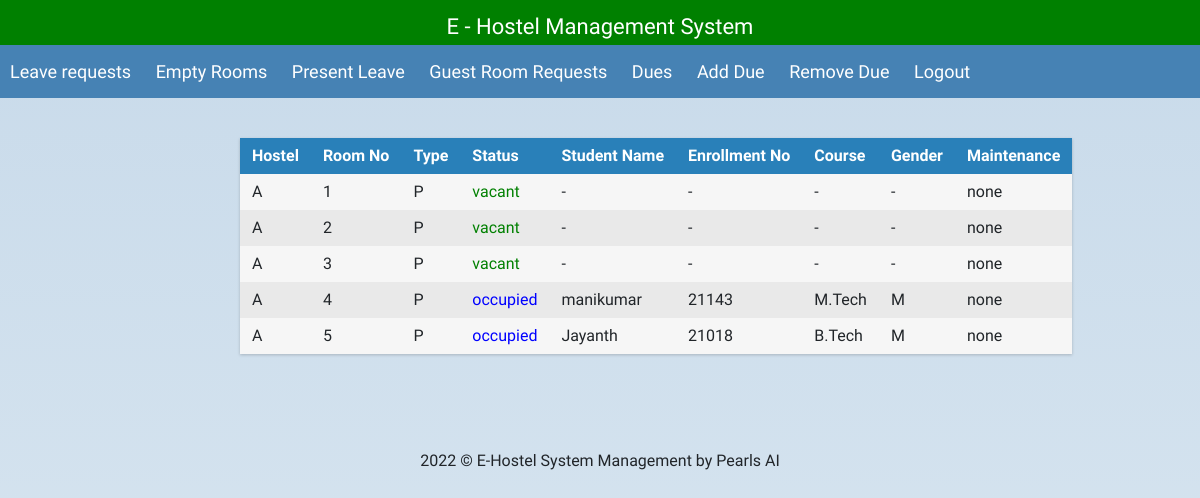
The page /warden_profile/ (signed in) on the database its author committed.
### selection/models.py (models this page shows, shortened)
class Room(models.Model):
    room_choice = [('S', 'Single Occupancy'), ('D', 'Double Occupancy'), ('P', 'Reserved for Research Scholars'),('B', 'Both Single and Double Occupancy')]
    no = models.CharField(max_length=5)
    name = models.CharField(max_length=10)
    room_type = models.CharField(choices=room_choice, max_length=1, default=None)
    vacant = models.BooleanField(default=False)
    hostel = models.ForeignKey('Hostel', on_delete=models.CASCADE)
    repair = models.CharField(max_length=100, blank=True)

class Hostel(models.Model):
    name = models.CharField(max_length=5)
    gender_choices = [('M', 'Male'), ('F', 'Female')]
    gender = models.CharField(
        choices=gender_choices,
        max_length=1,
        default=None,
        null=True)
    course = models.ManyToManyField('Course', default=None, blank=True)
    caretaker = models.CharField(max_length=100, blank=True)

class Student(models.Model):
    user = models.OneToOneField(
        User,
        default=None,
        null=True,
        on_delete=models.CASCADE)
    gender_choices = [('N','None'),('M', 'Male'), ('F', 'Female')]
    student_name = models.CharField(max_length=200, null=True)
    father_name = models.CharField(max_length=200, null=True)
    enrollment_no = models.CharField(max_length=10, unique=True, null=True)
    course = models.ForeignKey(
        'Course',
        null=True,
        default=None,
        on_delete=models.CASCADE)
    dob = models.DateField(
        max_length=10,
        help_text="format : YYYY-MM-DD",
        null=True)
    gender = models.CharField(
        choices=gender_choices,
        max_length=1,
        default='N',null=True)
    room = models.OneToOneField(
        'Room',
        blank=True,
        on_delete= models.SET_NULL,
        null=True)
    room_allotted = models.BooleanField(default=False)
    no_dues = models.BooleanField(default=True)

class Course(models.Model):
    code = models.CharField(max_length=100, default=None)
    room_choice = [('S', 'Single Occupancy'), ('D', 'Double Occupancy'), ('P', 'Reserved for Research Scholars'), ('B', 'Both Single and Double Occupancy')]
    room_type = models.CharField(choices=room_choice, max_length=1, default='D')

### selection/views.py (the view)
# urls.py: path('warden_profile/', views.warden_profile, name='warden_profile'),
def warden_profile(request):
    user = request.user
    if user is not None:
        if not user.is_warden:
            return HttpResponse('Invalid Login')
        elif user.is_active:
            login(request, user)
            print('True')
            room_list = request.user.warden.hostel.room_set.all().order_by('no')
            context = {'rooms': room_list}
            return render(request, 'warden.html', context)
        else:
            return HttpResponse('Disabled account')
    else:
        return HttpResponse('Invalid Login')

### selection/templates/warden.html
{% extends 'base.html' %}
{% block content %}
    <div class="wrapper">
        <div class="table">
            <div class="row header">
                <div class="cell">
                    Hostel
                </div>
                <div class="cell">
                    Room No
                </div>
                <div class="cell">
                    Type
                </div>
                <div class="cell">
                    Status
                </div>
                <div class="cell">
                    Student Name
                </div>
                <div class="cell">
                    Enrollment No
                </div>
                <div class="cell">
                    Course
                </div>
                <div class="cell">
                    Gender
                </div>
                <div class="cell">
                    Maintenance
                </div>
            </div>
            {% for room in rooms %}
                <div class="row">
                    <div class="cell" data-title="Number">
                        {{ room.hostel.name }}
                    </div>
                    <div class="cell" data-title="Name">
                        {{ room.no }}
                    </div>
                    <div class="cell" data-title="Type">
                        {{ room.room_type }}
                    </div>
                    <div class="cell" style="{% if room.vacant %} color: green {% else %} color :blue {% endif %}" data-title="Status">
                        {% if room.vacant %} vacant {% else %} occupied {% endif %}
                    </div>
                    <div class="cell">
                        {% if room.vacant %}
                            -
                        {% else %}
                            {{ room.student.student_name }}
                        {% endif %}
                    </div>
                     <div class="cell">
                        {% if room.vacant %}
                            -
                        {% else %}
                            {{ room.student.enrollment_no }}
                        {% endif %}
                    </div>
                    <div class="cell">
                        {% if room.vacant %}
                            -
                        {% else %}
                            {{ room.student.course.code }}
                        {% endif %}
                    </div>
                    <div class="cell">
                        {% if room.vacant %}
                            -
                        {% else %}
                            {{ room.student.gender }}
                        {% endif %}
                    </div>
                    <div class="cell">
                        {% if room.repair %}
                             {{ room.repair }}
                        {% else %}
                            -
                        {% endif %}
                    </div>
                </div>
            {% endfor %}
        </div>
    </div>
{% endblock content %}
{% block more_links %}
    <a href="{% url 'leave_admin' %}">
        Leave requests
    </a>
    <a href="{% url 'empty_rooms' %}">
        Empty Rooms
    </a>
    <a href="{% url 'present_leaves' %}">
        Present Leave
    </a>
    <a href="{% url 'guest_requests' %}">
        Guest Room Requests
    </a>
    <a href="{% url 'warden_dues' %}">
        Dues
    </a>
    <a href="{% url 'warden_add_due' %}">
        Add Due
    </a>
    <a href="{% url 'warden_remove_due' %}">
        Remove Due
    </a>
    <a href="{% url 'logout' %}">
        Logout
    </a>
{% endblock more_links %}

### selection/static/selection/style.css (style rules this page uses)
body { font-family: 'Inconsolata', sans-serif; font-style: normal; font-weight: 200; margin: 0px; background: linear-gradient(#c8daea, #dae7f1);  }
a { text-decoration: none; }
* { box-sizing: border-box; }
.nav > .nav-links > a { display: inline-block; padding: 13px 10px 13px 10px; text-decoration: none; color: #fff; }
.row { margin-top:20px; }
.wrapper { margin: 0 auto; padding: 40px; max-width: 800px; }
.table { margin: 0 0 40px 0; width: 100%; box-shadow: 0 1px 3px rgba(0, 0, 0, 0.2); display: table; }
.row { display: table-row; background: #f6f6f6; }
.row:nth-of-type(odd) { background: #e9e9e9; }
.row.header { font-weight: 900; color: #ffffff; background: #2980b9; }
.cell { white-space: nowrap; padding: 6px 12px; display: table-cell; }

### rows shown on the page
Room: hostel.name "A", no "1", room_type "P", vacant "vacant", repair "none"
Room: hostel.name "A", no "2", room_type "P", vacant "vacant", repair "none"
Room: hostel.name "A", no "3", room_type "P", vacant "vacant", repair "none"
Room: hostel.name "A", no "4", room_type "P", vacant "occupied", student.student_name "manikumar", student.enrollment_no "21143", student.course.code "M.Tech", student.gender "M", repair "none"
Room: hostel.name "A", no "5", room_type "P", vacant "occupied", student.student_name "Jayanth", student.enrollment_no "21018", student.course.code "B.Tech", student.gender "M", repair "none"
